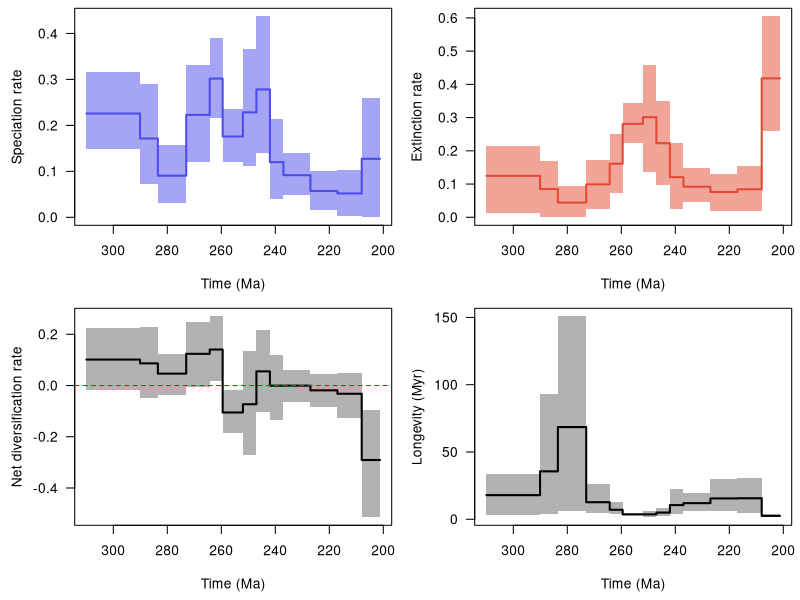

Here is the R script that generated this plot:
pdf(file='C:/Users/SimoesLabAdmin/Documents/BDNN_Arielli/synapsida/mcmc_fixshift_predictors/C_bdnn_stdscaled_boxcox/combined_10_RTT.pdf', width = 9, height = 6, useDingbats = FALSE)

layout(matrix(1:4, ncol = 2, nrow = 2, byrow = TRUE))
par(las = 1, mar = c(4.5, 4.5, 0.5, 0.5))
time_vec=c(309.9504089355469, 290.10001,290.1,283.50001,283.5,273.00001,273.0,264.30001,264.3,259.50001,259.5,252.00001,252.0,247.00001,247.0,242.00001,242.0,237.00001,237.0,227.00001,227.0,217.00001,217.0,208.00001,208.0,201.24311447143555)
sp_mean=c(0.22591077084453423, 0.22591077084453423,0.17152185641343556,0.17152185641343556,0.09062267617562376,0.09062267617562376,0.2228207798941073,0.2228207798941073,0.301754035467,0.301754035467,0.17582176892967835,0.17582176892967835,0.22832619019923206,0.22832619019923206,0.2782676015951532,0.2782676015951532,0.120155191234924,0.120155191234924,0.09169022786599021,0.09169022786599021,0.05732260541682606,0.05732260541682606,0.05197408211594862,0.05197408211594862,0.12729682120224017,0.12729682120224017)
sp_lwr=c(0.1496911128811939, 0.1496911128811939,0.07323774267964721,0.07323774267964721,0.03073349793644756,0.03073349793644756,0.11926508844962505,0.11926508844962505,0.2162948292557275,0.2162948292557275,0.12141273154297542,0.12141273154297542,0.11228474649991035,0.11228474649991035,0.13978560071812363,0.13978560071812363,0.0389523659391261,0.0389523659391261,0.047562604259742305,0.047562604259742305,0.016793269061478426,0.016793269061478426,0.0028968114393388166,0.0028968114393388166,0.0001409897825608468,0.0001409897825608468)
sp_upr=c(0.31509682540251743, 0.31509682540251743,0.28970097526414107,0.28970097526414107,0.15809759534992923,0.15809759534992923,0.33121170494235885,0.33121170494235885,0.3901750794482019,0.3901750794482019,0.23523600859948843,0.23523600859948843,0.3658700119427441,0.3658700119427441,0.4372188439805904,0.4372188439805904,0.2148394830404735,0.2148394830404735,0.13920347168785058,0.13920347168785058,0.10100752941481404,0.10100752941481404,0.10252326283941875,0.10252326283941875,0.26033725234727717,0.26033725234727717)
ex_mean=c(0.12466372269576002, 0.12466372269576002,0.08505202437601316,0.08505202437601316,0.04430011663949026,0.04430011663949026,0.09912692555331046,0.09912692555331046,0.1612990351743429,0.1612990351743429,0.28104065960011604,0.28104065960011604,0.30130764428164236,0.30130764428164236,0.22293336320766216,0.22293336320766216,0.120744435208424,0.120744435208424,0.09206295589621279,0.09206295589621279,0.07615367618380167,0.07615367618380167,0.08416132002375605,0.08416132002375605,0.4180842755183109,0.4180842755183109)
ex_lwr=c(0.01144622132088867, 0.01144622132088867,0.0007533079095096416,0.0007533079095096416,4.438086075272721e-05,4.438086075272721e-05,0.024148224713701948,0.024148224713701948,0.07212463349311028,0.07212463349311028,0.2230945778860508,0.2230945778860508,0.13518232936761573,0.13518232936761573,0.09590802615638552,0.09590802615638552,0.02611834347519202,0.02611834347519202,0.04537916166969618,0.04537916166969618,0.01997223760656885,0.01997223760656885,0.018530318724987435,0.018530318724987435,0.25854082375538473,0.25854082375538473)
ex_upr=c(0.21313199672507163, 0.21313199672507163,0.16988149906074576,0.16988149906074576,0.09286050590604138,0.09286050590604138,0.1716000002948739,0.1716000002948739,0.25071690688821713,0.25071690688821713,0.34344238111703596,0.34344238111703596,0.4577639060508973,0.4577639060508973,0.34983496097749367,0.34983496097749367,0.2247337946320252,0.2247337946320252,0.14744370479315191,0.14744370479315191,0.12971298394836595,0.12971298394836595,0.1540396293389677,0.1540396293389677,0.6047748415434908,0.6047748415434908)
div_mean=c(0.10124704814877455, 0.10124704814877455,0.08646983203742278,0.08646983203742278,0.046322559536133505,0.046322559536133505,0.12369385434079669,0.12369385434079669,0.14045500029265864,0.14045500029265864,-0.10521889067043774,-0.10521889067043774,-0.07298145408240954,-0.07298145408240954,0.05533423838749163,0.05533423838749163,-0.0005892439735002372,-0.0005892439735002372,-0.00037272803022260476,-0.00037272803022260476,-0.01883107076697561,-0.01883107076697561,-0.032187237907807566,-0.032187237907807566,-0.2907874543160702,-0.2907874543160702)
div_lwr=c(-0.016442306726323797, -0.016442306726323797,-0.050073977644833415,-0.050073977644833415,-0.035527792679280246,-0.035527792679280246,-0.004181808119414487,-0.004181808119414487,0.017743246136761343,0.017743246136761343,-0.18342633161097813,-0.18342633161097813,-0.27267207085166967,-0.27267207085166967,-0.10292793799648636,-0.10292793799648636,-0.13447351813997813,-0.13447351813997813,-0.06376549369344467,-0.06376549369344467,-0.08533675959608998,-0.08533675959608998,-0.12559101102360767,-0.12559101102360767,-0.5143222848060427,-0.5143222848060427)
div_upr=c(0.22571353714547598, 0.22571353714547598,0.2287913367909361,0.2287913367909361,0.1242630869652732,0.1242630869652732,0.2467493986091338,0.2467493986091338,0.2700744777595351,0.2700744777595351,-0.019274318212570418,-0.019274318212570418,0.13334883827488808,0.13334883827488808,0.21800118853152703,0.21800118853152703,0.11912845625508811,0.11912845625508811,0.06132696959952537,0.06132696959952537,0.04660159982993854,0.04660159982993854,0.04821339372106231,0.04821339372106231,-0.09617154732833602,-0.09617154732833602)
long_mean=c(17.93433669267169, 17.93433669267169,35.63042121675566,35.63042121675566,68.51641064548677,68.51641064548677,12.691287081337762,12.691287081337762,7.057708902955358,7.057708902955358,3.6020968979121757,3.6020968979121757,3.6337017817556427,3.6337017817556427,4.961992865648585,4.961992865648585,10.533202173251647,10.533202173251647,11.950771581083705,11.950771581083705,15.480182552315059,15.480182552315059,15.60852637371284,15.60852637371284,2.508956543684801,2.508956543684801)
long_lwr=c(3.3551946029895134, 3.3551946029895134,3.665563376959767,3.665563376959767,6.406978900050474,6.406978900050474,4.487302265910507,4.487302265910507,3.633234341892526,3.633234341892526,2.82909413610383,2.82909413610383,1.930972724833722,1.930972724833722,2.4802465640623366,2.4802465640623366,3.564014413506624,3.564014413506624,6.240005065973475,6.240005065973475,6.178614249383804,6.178614249383804,4.732516424760889,4.732516424760889,1.4912299644622848,1.4912299644622848)
long_upr=c(33.65597431933614, 33.65597431933614,93.2673386268827,93.2673386268827,150.80683156788004,150.80683156788004,26.232197665754704,26.232197665754704,12.712178579733934,12.712178579733934,4.378353521491061,4.378353521491061,6.01618819100459,6.01618819100459,8.426709010840135,8.426709010840135,22.753347749331866,22.753347749331866,19.829882237162263,19.829882237162263,29.736807899071326,29.736807899071326,30.82472668160338,30.82472668160338,3.575359584866628,3.575359584866628)
xlim = c(309.9504089355469, 201.24311447143555)
ylim = c(0.0001409897825608468, 0.4372188439805904)
not_NA = !is.na(sp_mean)
plot(time_vec[not_NA], sp_mean[not_NA], type = 'n', xlim = xlim, ylim = ylim, xlab = 'Time (Ma)', ylab = 'Speciation rate')
polygon(c(time_vec[not_NA], rev(time_vec[not_NA])), c(sp_lwr[not_NA], rev(sp_upr[not_NA])), col = adjustcolor('#4c4cec', alpha = 0.5), border = NA)
lines(time_vec[not_NA], sp_mean[not_NA], col = '#4c4cec', lwd = 2)
ylim = c(4.438086075272721e-05, 0.6047748415434908)
not_NA = !is.na(ex_mean)
plot(time_vec[not_NA], ex_mean[not_NA], type = 'n', xlim = xlim, ylim = ylim, xlab = 'Time (Ma)', ylab = 'Extinction rate')
polygon(c(time_vec[not_NA], rev(time_vec[not_NA])), c(ex_lwr[not_NA], rev(ex_upr[not_NA])), col = adjustcolor('#e34a33', alpha = 0.5), border = NA)
lines(time_vec[not_NA], ex_mean[not_NA], col = '#e34a33', lwd = 2)
ylim = c(-0.5143222848060427, 0.2700744777595351)
not_NA = !is.na(div_mean)
plot(time_vec[not_NA], div_mean[not_NA], type = 'n', xlim = xlim, ylim = ylim, xlab = 'Time (Ma)', ylab = 'Net diversification rate')
polygon(c(time_vec[not_NA], rev(time_vec[not_NA])), c(div_lwr[not_NA], rev(div_upr[not_NA])), col = adjustcolor('black', alpha = 0.3), border = NA)
lines(time_vec[not_NA], div_mean[not_NA], col = 'black', lwd = 2)
abline(h = 0, col = 'red', lty = 2)
ylim = c(1.4912299644622848, 150.80683156788004)
not_NA = !is.na(long_mean)
plot(time_vec[not_NA], long_mean[not_NA], type = 'n', xlim = xlim, ylim = ylim, xlab = 'Time (Ma)', ylab = 'Longevity (Myr)')
polygon(c(time_vec[not_NA], rev(time_vec[not_NA])), c(long_lwr[not_NA], rev(long_upr[not_NA])), col = adjustcolor('black', alpha = 0.3), border = NA)
lines(time_vec[not_NA], long_mean[not_NA], col = 'black', lwd = 2)
dev.off()
